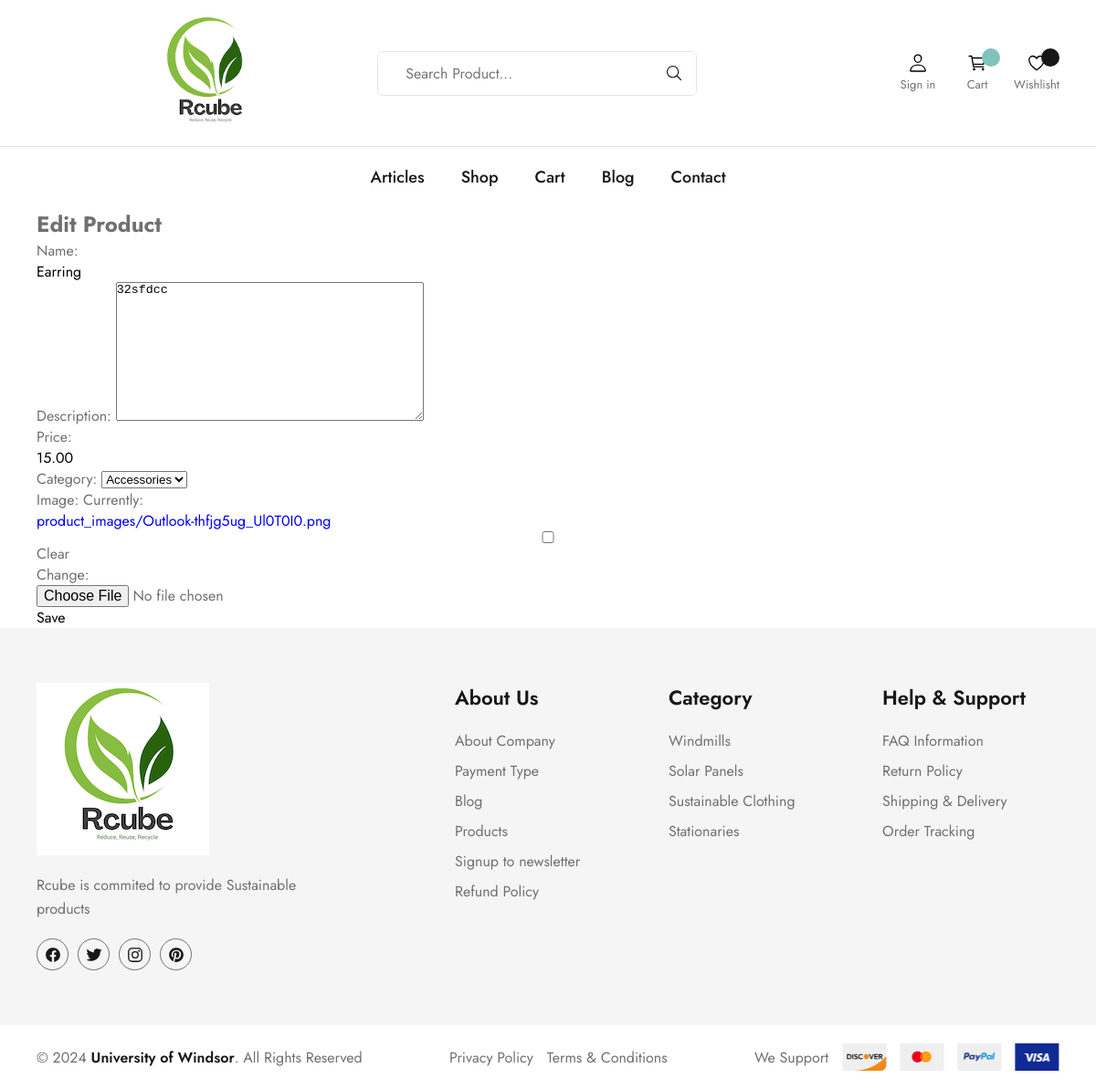
The page /edit_product/2/ on the database its author committed.
### usersApp/models.py (models this page shows, shortened)
class Product(models.Model):
    name = models.CharField(max_length=100)
    description = models.TextField(blank=True)
    price = models.DecimalField(max_digits=10, decimal_places=2)
    category = models.ForeignKey(Category, on_delete=models.CASCADE)
    image = models.ImageField(upload_to='product_images/', blank=True, null=True)

class Category(models.Model):
    name = models.CharField(max_length=100, unique=True)
    description = models.TextField(blank=True)
    def __str__(self):
        return self.name

### usersApp/views.py (the view)
# urls.py: path('edit_product/<int:product_id>/', views.edit_product, name='edit_product'),
def edit_product(request, product_id):
    product = get_object_or_404(Product, id=product_id)
    if request.method == 'POST':
        form = ProductForm(request.POST, request.FILES, instance=product)
        if form.is_valid():
            form.save()
            return redirect('list_products')
    else:
        form = ProductForm(instance=product)
    return render(request, 'edit_product.html', {'form': form})

### usersApp/forms.py
class ProductForm(forms.ModelForm):
    class Meta:
        model = Product
        fields = ['name', 'description', 'price', 'category', 'image']

### usersApp/templates/edit_product.html (shortened to what this page needs)
{% extends "rcube-green-ecom/base.html" %}
{% block content %}
  <h2>Edit Product</h2>
  <form method="post" enctype="multipart/form-data">
    {{ form.as_p }}
    <button type="submit">Save</button>
  </form>
{% endblock %}

### rcubeApp/static/css/style.css (style rules this page uses)
:root { --middle-blue-green: hsl(176, 35%, 63%); --sonic-silver: hsl(0, 0%, 44%); --eerie-black: hsl(0, 0%, 9%); --ocean-green: hsl(148, 45%, 58%); --candy-pink: hsl(356, 65%, 63%); --cultured: hsl(0, 0%, 96%); --white: hsl(0, 0%, 100%); --black: hsl(0, 0%, 0%); --ff-jost: "Jost", sans-serif; --fs-1: 2.5rem; --fs-2: 1.75rem; --fs-3: 1.625rem; --fs-4: 1.5rem; --fs-5: 1.375rem; --fs-6: 1.25rem; --fs-7: 1.125rem; --fs-8: 0.938rem; --fs-9: 0.875rem; --fs-10: 0.813rem; --fw-500: 500; --fw-600: 600; --transition-1: 0.25s ease; --transition-2: 0.75s ease; --cubic-out: cubic-bezier(0.51, 0.03, 0.64, 0.28); --cubic-in: cubic-bezier(0.33, 0.85, 0.56, 1.02); --section-padding: 60px; }
*, *::before, *::after { margin: 0; padding: 0; box-sizing: border-box; }
a { text-decoration: none; }
a, img, span, input, button, ion-icon { display: block; }
input, button { background: none; border: none; font: inherit; }
button { text-align: left; cursor: pointer; }
input { width: 100%; outline-color: var(--middle-blue-green); }
html { font-family: var(--ff-jost); color: var(--sonic-silver); scroll-behavior: smooth; }
a, button { transition: var(--transition-1); }
@media (min-width: 480px) { :root { --fs-1: 3rem; --fs-2: 2rem; } }
@media (min-width: 580px) { :root { --fs-1: 3.75rem; --fs-2: 2.375rem; --fs-3: 2.25rem; } }
@media (min-width: 992px) { :root { --fs-1: 5rem; } }

### rows shown on the page
Product: name "Earring", description "32sfdcc", price "15.00", category "Accessories"
